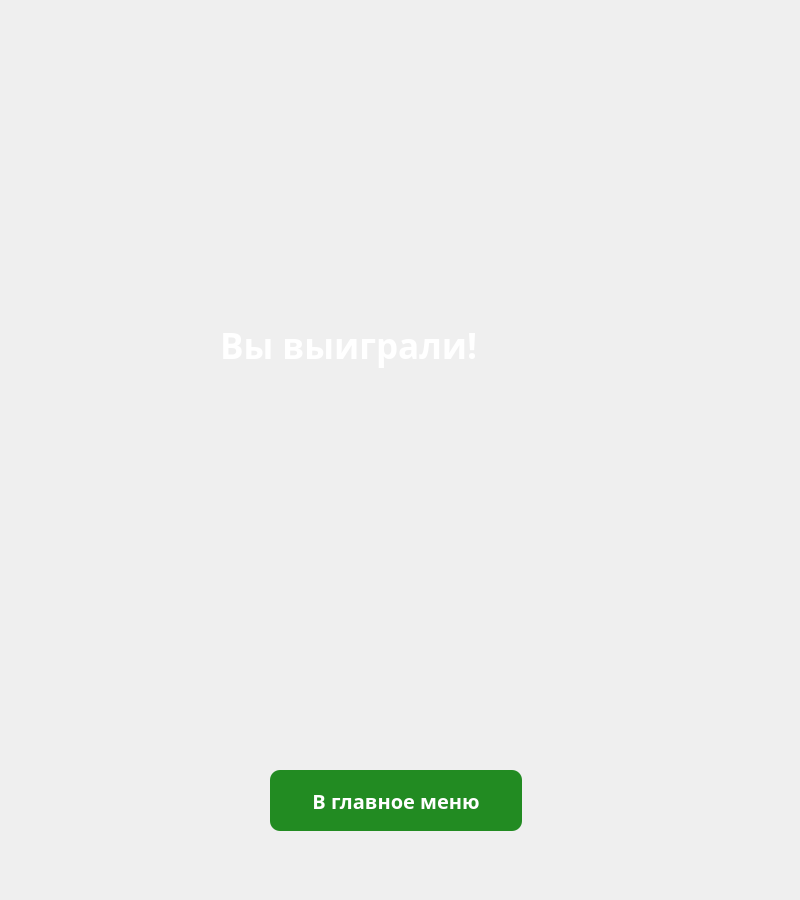
<?xml version="1.0" encoding="UTF-8"?>
<ui version="4.0">
 <class>winWindow</class>
 <widget class="QWidget" name="winWindow">
  <property name="geometry">
   <rect>
    <x>0</x>
    <y>0</y>
    <width>800</width>
    <height>900</height>
   </rect>
  </property>
  <property name="windowTitle">
   <string>Form</string>
  </property>
  <widget class="QLabel" name="label">
   <property name="geometry">
    <rect>
     <x>220</x>
     <y>310</y>
     <width>381</width>
     <height>71</height>
    </rect>
   </property>
   <property name="font">
    <font>
     <family>Arial Black</family>
     <pointsize>26</pointsize>
     <weight>75</weight>
     <bold>true</bold>
    </font>
   </property>
   <property name="styleSheet">
    <string notr="true">QLabel{color: white}</string>
   </property>
   <property name="text">
    <string>Вы выиграли!</string>
   </property>
  </widget>
  <widget class="QPushButton" name="Exit">
   <property name="geometry">
    <rect>
     <x>270</x>
     <y>770</y>
     <width>252</width>
     <height>61</height>
    </rect>
   </property>
   <property name="font">
    <font>
     <family>Arial Black</family>
     <pointsize>-1</pointsize>
     <weight>75</weight>
     <italic>false</italic>
     <bold>true</bold>
    </font>
   </property>
   <property name="styleSheet">
    <string notr="true">QPushButton{
background-color: #228B22;
	 color : white;
     border-style: outset;
     border-radius: 10px;
     border-color: beige;
     font: bold 20px;
     min-width: 10em;
     padding: 6px;
}

QPushButton:hover{
	background-color: green;
}

QPushButton:pressed {
    background-color: qlineargradient(x1: 0, y1: 0, x2: 0, y2: 1,
                                      stop: 0 #008000, stop: 1 #006400);
}</string>
   </property>
   <property name="text">
    <string>В главное меню</string>
   </property>
  </widget>
 </widget>
 <resources/>
 <connections/>
</ui>
